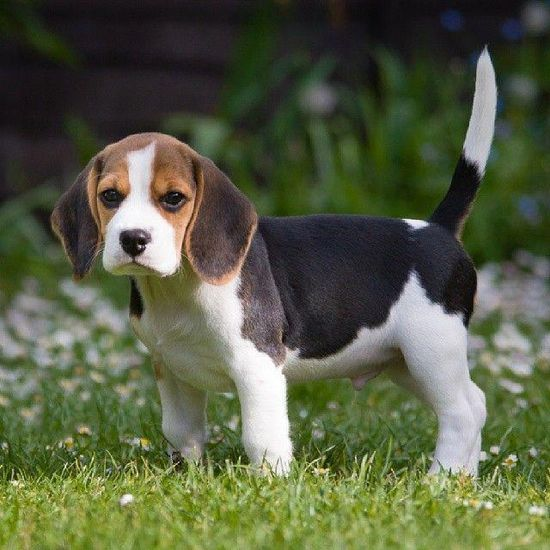
#> input picture dog.jpg, 550 x 550 px
$ jupyter execute 'Image Processing.ipynb'
#> lines starting #> are read from the running program, lines starting #| are printed output that depends on the picture
[cell 1]
import matplotlib.image as mpimg
import matplotlib.pyplot as plt

[cell 2]
# loading image using matplotlib.image module
img  = mpimg.imread('dog.jpg')
#> img is the input picture: shape (550, 550, 3); mean R, G, B 86.8, 93.2, 67.1

[cell 3]
type(img)

[cell 4]
img.shape
#> Out = (550, 550, 3)

[cell 5]
print(img)
#> (printed output is left out)

[cell 6]
# displaying the image from numpy array
img_plot = plt.imshow(img)
plt.show()

[cell 7]
# Resizing the image using pillow library
from PIL import Image

[cell 8]
img = Image.open('dog.jpg')

[cell 9]
img_resized = img.resize((200,200))
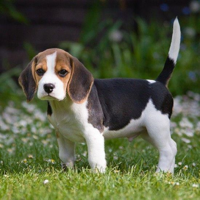
#> img_resized: PIL image 200x200 RGB; mean R, G, B 86.8, 93.2, 67.1

[cell 10]
img_resized.save('dogimageresized.jpg')

[cell 11]
img1 = mpimg.imread('dogimageresized.jpg')

[cell 12]
img1.shape
#> Out = (200, 200, 3)

[cell 13]
imgplot = plt.imshow(img1)

[cell 14]
# Convert RGB images to greyscale using OPENCV
import cv2

[cell 15]
img = cv2.imread('dog.jpg')

[cell 16]
img.shape
#> Out = (550, 550, 3)

[cell 17]
grayscale_image = cv2.cvtColor(img,cv2.COLOR_RGB2GRAY)
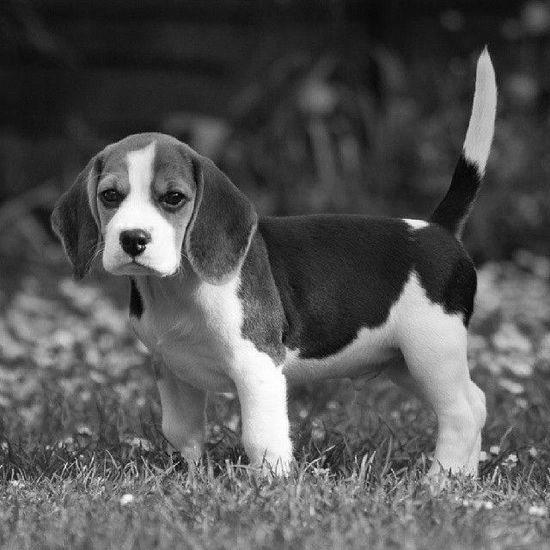
#> grayscale_image: shape (550, 550); min 0, max 255, mean 84.7

[cell 18]
grayscale_image.shape
#> Out = (550, 550)

[cell 19]
imgplot = plt.imshow(grayscale_image)

[cell 20]
# saving grayscale image
cv2.imwrite('doggreyscaleimg.jpg',grayscale_image)
#> Out = True
